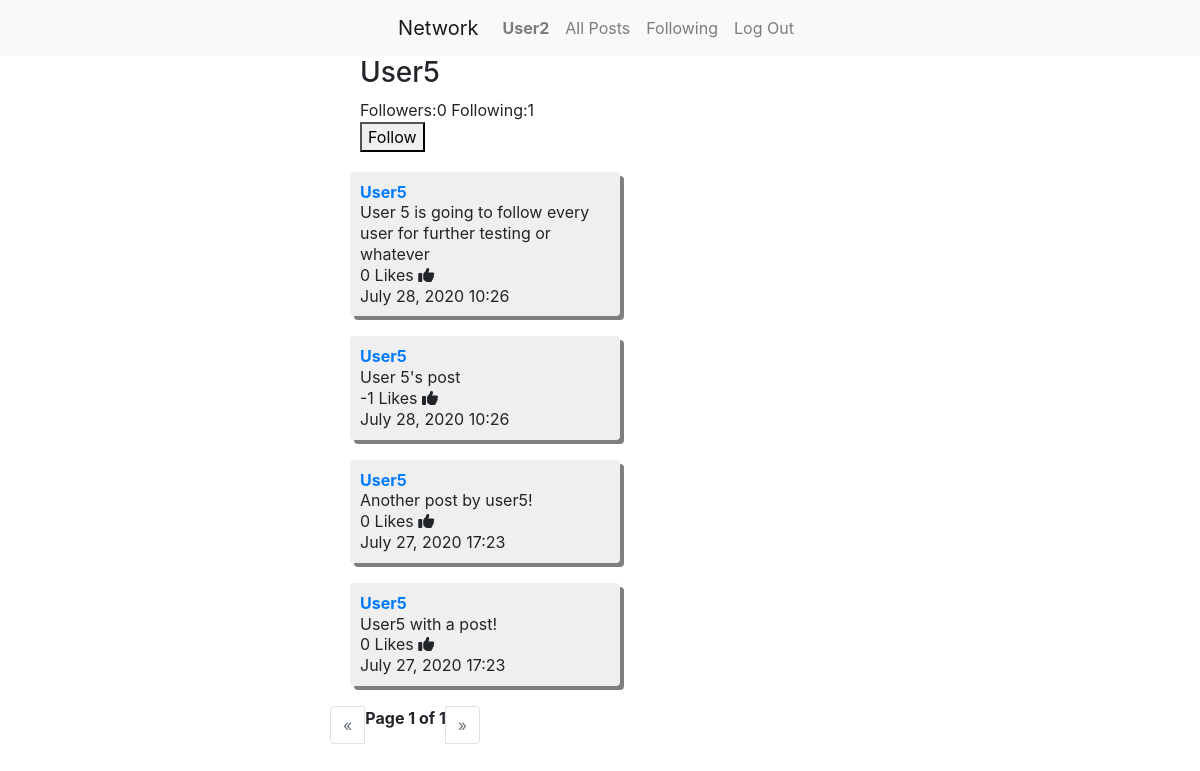
Page /User5 (signed in) on the earlier database version.
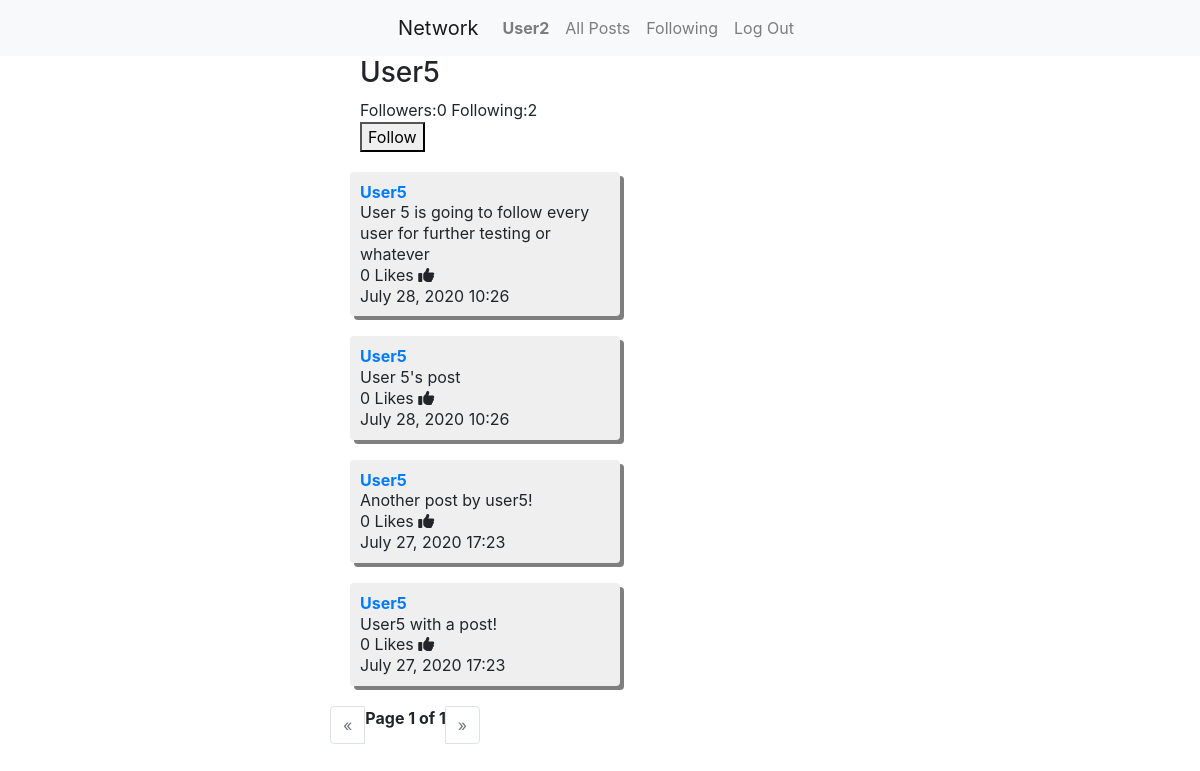
Same page on the later database version.
### network/models.py (models this page shows, shortened)
class Post(models.Model):
    user = models.ForeignKey(User, on_delete=models.CASCADE, related_name="auth")
    post = models.CharField(max_length = 140)
    likes = models.IntegerField(default=0, blank=True, null=True)
    time = models.CharField(max_length = 40, null=True)
    class Meta:
        ordering = ['-time']

class User(AbstractUser):
    pass

### network/views.py (the view, shortened to what this page needs)
# urls.py: path("<str:username>", views.profile, name="profile"),
def profile(request, username):
    username = get_object_or_404(User, username=username)
    current_user = request.user
    current_user_following = username.user_following.filter(user_followed=current_user).exists()
    if current_user == username:
        user_self = True
    else:
        user_self = False
    if current_user_following:
        print(current_user, ' follows ', username, '?: ', current_user_following)
        follow_status = "Unfollow"
    else:
        print(current_user, ' follows ', username, '?: ', current_user_following)
        follow_status = "Follow"
    posts = Post.objects.filter(user_id=username).order_by('-id')
    paginator = Paginator(posts, 10)
    page = request.GET.get('page')
    posts = paginator.get_page(page)
    followers = username.user_following.all().count()
    following = username.user_followed.all().count()
    return render(request, "network/profile.html", {
    "username": username,
    "posts": posts,
    "follow_status": follow_status,
    "followers": followers,
    "following": following,
    "user_self": user_self
    })

### network/templates/network/profile.html (shortened to what this page needs)
{% extends "network/layout.html" %}
{% block body %}
{% if user.is_authenticated %}
<div class="top">
  <h3>{{ username }}</h3>
  Followers:{{ followers }}
  Following:{{ following }}
  {% if user_self == True %}
  <form class="follow" action="" method="post">
    <button type="submit" name="button"disabled>Follow</button>
    <input type="hidden" name="" value="follow_form">
    {% csrf_token %}
  </form>
  {% elif user_self == False %}
  <form class="follow" action="" method="post">
    <button type="submit" name="button">{{ follow_status }}</button>
  </form>
    {% endif %}
</div>
<div class="container">
  <div class="row justify-content-center">
    <div class="col-md-6">
      {% for post in posts %}
      <div class="post">
        <a href="{% url 'profile' username=post.user %}"><strong>{{ post.user }}</strong></a>
        <br>
        <div class="post-text"name=post>
          {{ post.post }}
          <br>
        </div>
        <div class="like">
          {{ post.likes }} Likes
          <a class="likes fas fa-thumbs-up"id="{{ post.id }}"></a>
        </div>
        {{ post.time }}
        </div>
      {% endfor %}
    </div>
  </div>
</div>
{% endif %}
{% endblock %}

Differences in the rows shown:
changed Post "User 5's post": likes "-1" → "0"
Other differences:
{{ following }}: "1" → "2"
